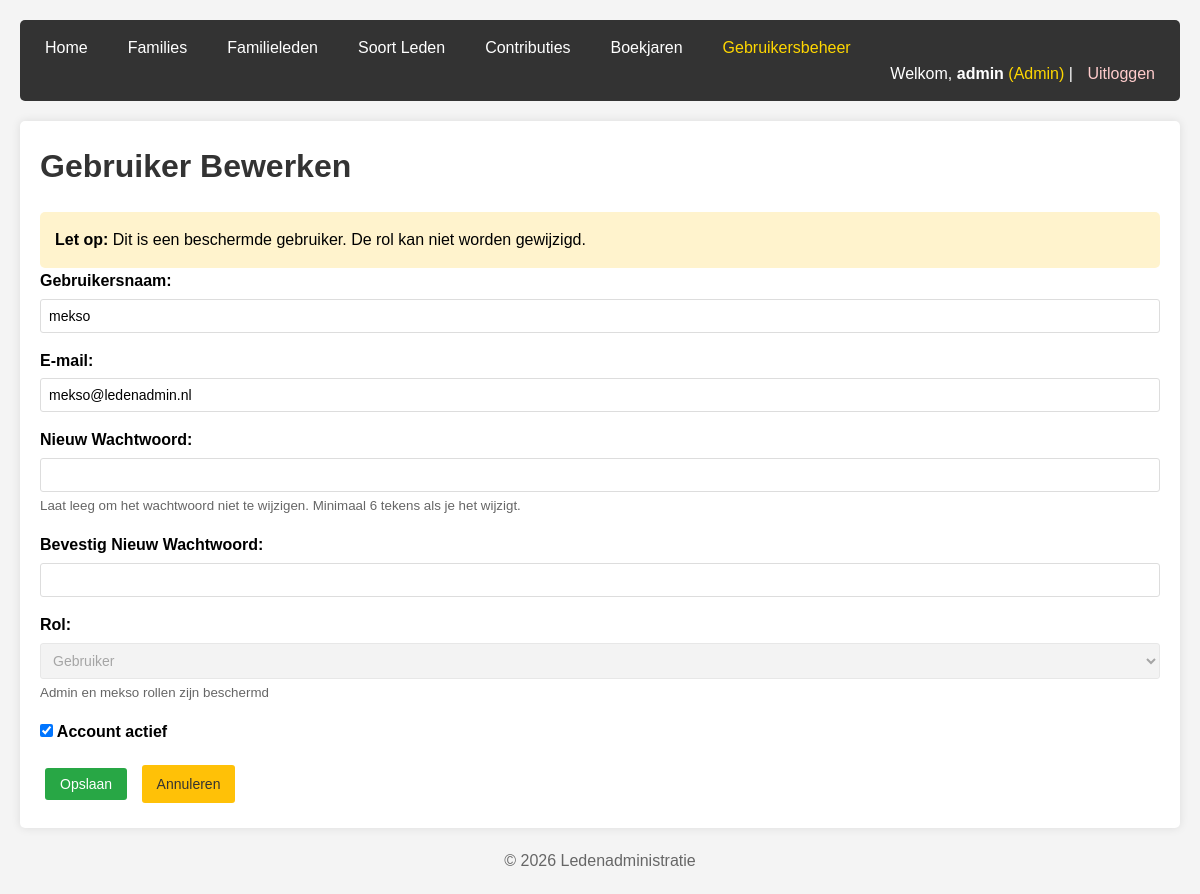
/gebruikers/edit.php?id=2 (signed in), run on an earlier commit of the app's database.
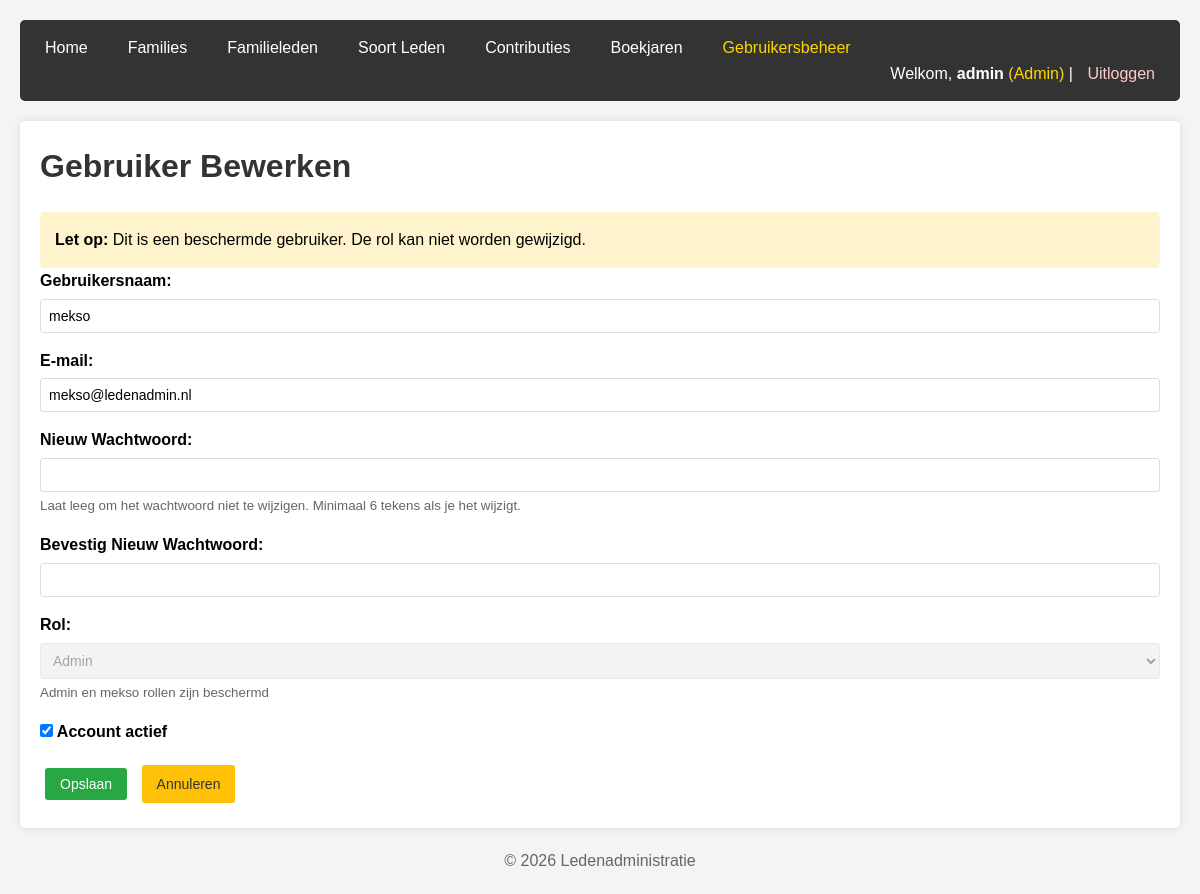
And on a later commit of the database.
### tables this page shows
CREATE TABLE IF NOT EXISTS User (
    id INT AUTO_INCREMENT PRIMARY KEY,
    username VARCHAR(50) NOT NULL UNIQUE,
    email VARCHAR(100) NOT NULL UNIQUE,
    password VARCHAR(255) NOT NULL,
    rol VARCHAR(20) DEFAULT 'user',
    actief BOOLEAN DEFAULT TRUE,
    last_login TIMESTAMP NULL,
    created_at TIMESTAMP DEFAULT CURRENT_TIMESTAMP,
    updated_at TIMESTAMP DEFAULT CURRENT_TIMESTAMP ON UPDATE CURRENT_TIMESTAMP,
    INDEX idx_username (username),
    INDEX idx_email (email)
);

### includes/Auth.php (called while the page is built, shortened)
<?php
class Auth {
    public static function check() {
        return isset($_SESSION['logged_in']) && $_SESSION['logged_in'] === true;
    }
    public static function user() {
        return [
            'id' => $_SESSION['user_id'] ?? null,
            'username' => $_SESSION['username'] ?? null,
            'rol' => $_SESSION['rol'] ?? null
        ];
    }
    public static function isAdmin() {
        return self::check() && ($_SESSION['rol'] ?? '') === 'admin';
    }
}

### includes/functions.php (called while the page is built, shortened)
<?php
function e($string) {
    return htmlspecialchars($string, ENT_QUOTES, 'UTF-8');
}

### gebruikers/edit.php (the view, shortened to what this page needs)
<?php
require_once __DIR__ . '/../includes/Auth.php';
require_once __DIR__ . '/../includes/functions.php';
$pdo = getDBConnection();
$id = $_GET['id'] ?? 0;
$stmt = $pdo->prepare("SELECT * FROM User WHERE id = :id");
$stmt->execute(['id' => $id]);
$gebruiker = $stmt->fetch();
$is_protected = in_array($gebruiker['username'], ['admin', 'mekso']);
include __DIR__ . '/../includes/header.php';
?>
<h1>Gebruiker Bewerken</h1>
<?php if ($is_protected): ?>
    <div class="info-box" style="background-color: #fff3cd; border-color: #ffc107;">
        <strong>Let op:</strong> Dit is een beschermde gebruiker. De rol kan niet worden gewijzigd.
    </div>
<?php endif; ?>
<form method="POST" action="">
    <div class="form-group">
        <label for="username">Gebruikersnaam:</label>
        <input type="text" id="username" name="username" value="<?php echo e($_POST['username'] ?? $gebruiker['username']); ?>" required>
    </div>
    <div class="form-group">
        <label for="email">E-mail:</label>
        <input type="email" id="email" name="email" value="<?php echo e($_POST['email'] ?? $gebruiker['email']); ?>" required>
    </div>
    <div class="form-group">
        <label for="password">Nieuw Wachtwoord:</label>
        <input type="password" id="password" name="password">
        <small style="color: #666;">Laat leeg om het wachtwoord niet te wijzigen. Minimaal 6 tekens als je het wijzigt.</small>
    </div>
    <div class="form-group">
        <label for="password_confirm">Bevestig Nieuw Wachtwoord:</label>
        <input type="password" id="password_confirm" name="password_confirm">
    </div>
    <div class="form-group">
        <label for="rol">Rol:</label>
        <select id="rol" name="rol" required <?php echo $is_protected ? 'disabled' : ''; ?>>
            <option value="user" <?php echo (isset($_POST['rol']) ? $_POST['rol'] : $gebruiker['rol']) == 'user' ? 'selected' : ''; ?>>Gebruiker</option>
            <option value="admin" <?php echo (isset($_POST['rol']) ? $_POST['rol'] : $gebruiker['rol']) == 'admin' ? 'selected' : ''; ?>>Admin</option>
        </select>
        <?php if ($is_protected): ?>
            <small style="color: #666;">Admin en mekso rollen zijn beschermd</small>
        <?php endif; ?>
    </div>
    <div class="form-group">
        <label>
            <input type="checkbox" name="actief" value="1" <?php echo (isset($_POST['actief']) ? isset($_POST['actief']) : $gebruiker['actief']) ? 'checked' : ''; ?>>
            Account actief
        </label>
    </div>
    <button type="submit" class="btn btn-success">Opslaan</button>
    <a href="index.php" class="btn btn-warning">Annuleren</a>
</form>
<?php include __DIR__ . '/../includes/footer.php'; ?>

### includes/header.php (shortened to what this page needs)
<?php
require_once __DIR__ . '/Auth.php';
?>
<!DOCTYPE html>
<html lang="nl">
<head>
</head>
<body>
    <nav>
        <ul>
            <li><a href="/phpAndMysql/Ledenadministratie/index.php">Home</a></li>
            <?php if (Auth::check()): ?>
            <li><a href="/phpAndMysql/Ledenadministratie/families/index.php">Families</a></li>
            <li><a href="/phpAndMysql/Ledenadministratie/familieleden/index.php">Familieleden</a></li>
            <?php if (Auth::isAdmin()): ?>
            <li><a href="/phpAndMysql/Ledenadministratie/soort_lid/index.php">Soort Leden</a></li>
            <li><a href="/phpAndMysql/Ledenadministratie/contributie/index.php">Contributies</a></li>
            <li><a href="/phpAndMysql/Ledenadministratie/boekjaar/index.php">Boekjaren</a></li>
            <li><a href="/phpAndMysql/Ledenadministratie/gebruikers/index.php" style="color: #ffd700;">Gebruikersbeheer</a></li>
            <?php endif; ?>
            <?php endif; ?>
        </ul>
        <div style="float: right; color: white;">
            <?php if (Auth::check()): ?>
                Welkom, <strong><?php echo e(Auth::user()['username']); ?></strong>
                <?php if (Auth::isAdmin()): ?><span style="color: #ffd700;">(Admin)</span><?php endif; ?>
                | <a href="/phpAndMysql/Ledenadministratie/auth/logout.php" style="color: #ffcccc;">Uitloggen</a>
            <?php else: ?>
                <a href="/phpAndMysql/Ledenadministratie/auth/login.php" style="color: white;">Inloggen</a>
            <?php endif; ?>
        </div>
    </nav>
    <div class="container">

### includes/footer.php
    </div>
    <footer style="text-align: center; margin-top: 20px; color: #666;">
        <p>&copy; <?php echo date('Y'); ?> Ledenadministratie</p>
    </footer>
</body>
</html>

### includes/header.php (style rules this page uses)
* { margin: 0; padding: 0; box-sizing: border-box; }
body { font-family: Arial, sans-serif; line-height: 1.6; background-color: #f4f4f4; padding: 20px; }
.container { max-width: 1200px; margin: 0 auto; background: white; padding: 20px; border-radius: 5px; box-shadow: 0 0 10px rgba(0,0,0,0.1); }
h1, h2 { color: #333; margin-bottom: 20px; }
nav { background: #333; color: white; padding: 15px; margin-bottom: 20px; border-radius: 5px; }
nav ul { list-style: none; display: flex; flex-wrap: wrap; gap: 20px; }
nav a { color: white; text-decoration: none; padding: 5px 10px; border-radius: 3px; transition: background 0.3s; }
.btn { display: inline-block; padding: 8px 15px; margin: 5px; text-decoration: none; border-radius: 3px; cursor: pointer; border: none; font-size: 14px; }
.btn-success { background: #28a745; color: white; }
.btn-warning { background: #ffc107; color: #333; }
.form-group { margin-bottom: 15px; }
label { display: block; margin-bottom: 5px; font-weight: bold; }
input[type="text"], input[type="date"], input[type="number"], select { width: 100%; padding: 8px; border: 1px solid #ddd; border-radius: 3px; font-size: 14px; }
input[type="password"], input[type="email"] { width: 100%; padding: 8px; border: 1px solid #ddd; border-radius: 3px; font-size: 14px; }
.info-box { margin-top: 20px; padding: 15px; background: #e3f2fd; border-radius: 5px; }

What changed in the data, as far as the page shows it:
changed user "mekso": rol (not shown) → "admin"; rol "Gebruiker" → "Admin"
Also different on the page:
Auth::user()['username']: "admin" → (not shown)
